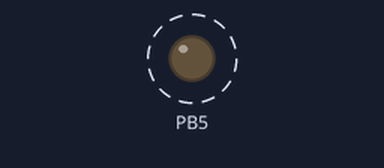
Recording of a program running on a simulated ATmega328P, built with avr-gcc and emulated at 16 MHz. Parts: output pins drawn as LEDs (lit = HIGH). Dashed ring = blinking.

Above: at 0.5 s.
Timing chart, 0 to 4.6 s (numbered marks = the images above):
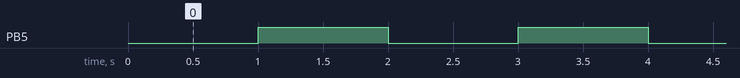

The program:

main.c
```c
#include <avr/interrupt.h>

#define DDRB_LED   (*(volatile uint8_t *)0x24)
#define PORTB_LED  (*(volatile uint8_t *)0x25)
#define TCCR1A     (*(volatile uint8_t *)0x80)
#define TCCR1B     (*(volatile uint8_t *)0x81)
#define TCNT1      (*(volatile uint16_t *)0x84)
#define TIFR1      (*(volatile uint8_t *)0x36)
#define TIMSK1     (*(volatile uint8_t *)0x6F)

ISR(TIMER1_OVF_vect) {
  TCNT1 = 49911;            // Reload Timer
  PORTB_LED ^= (1<<5);      // toggling led
}

int main() {

    DDRB_LED |= (1<<5);         // configuring led as output
    // Timer 1 config
    TCCR1A = 0x00;              // Timer mode normal
    TCCR1B = 0x00;              // Initially timer stop
    TCNT1 = 49911;              // Preloading timer 65536-15625=49911(1s), for 2s 31250 increments needed so preload with 65536-31250=34286
    TIMSK1 |= (1<<0);           // Timer 1 interrupt enable
    sei();                      // Enable Global Interrupt
    TCCR1B = (1<<2) | (1<<0);   // Starting timer Clk selection with 1024 Prescaler


    for(;;) {
        // Does Nothing...
    }
}
```

Measured:
- by itself, PB5: alternates HIGH for 1.0 s and LOW for 1.0 s
